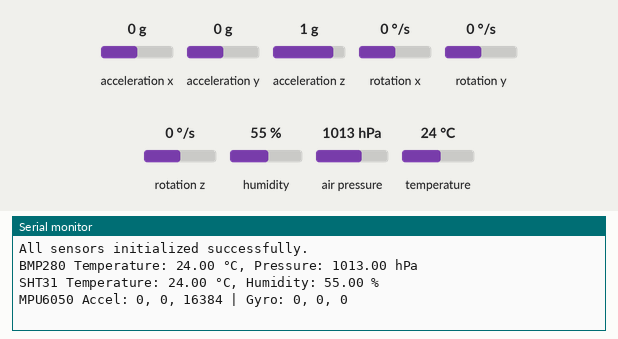
A sketch run on a simulated Arduino Uno, built with avr-gcc and run on an emulated ATmega328P. Parts: the last lines printed to the serial monitor. Inputs (shaded band) come from the test bench; at power-on: acceleration x 0 g, acceleration y 0 g, acceleration z 1 g, rotation x 0 °/s, rotation y 0 °/s, rotation z 0 °/s, humidity 55 %, air pressure 1013 hPa, temperature 24 °C.

Above: at 1.2 s.
1.3 s: acceleration x set to -1.4 g
At 2.5 s:
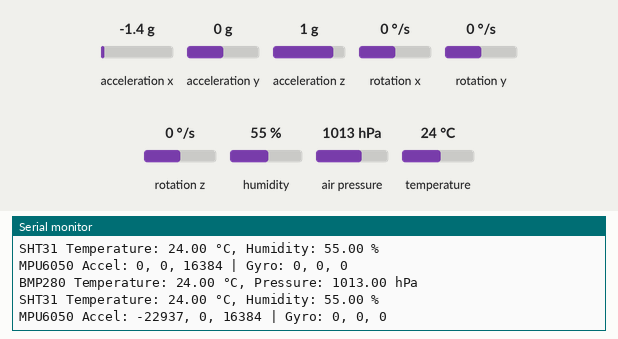
2.8 s: acceleration y set to -1.4 g
At 4.17 s:
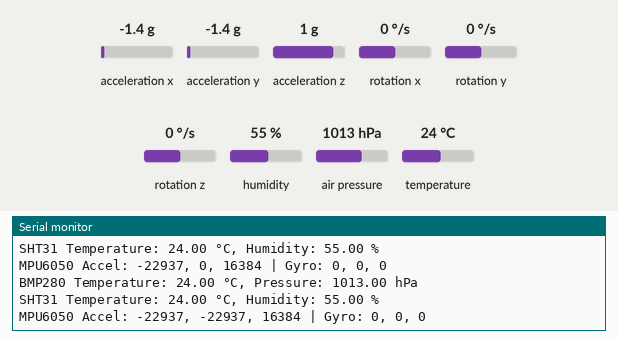
4.3 s: acceleration z set to -1.4 g
5.8 s: rotation x set to -192 °/s
At 6.8 s:
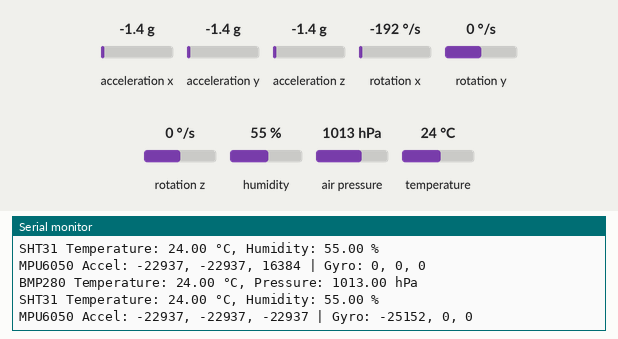
7.3 s: rotation y set to -192 °/s
At 9.0 s:
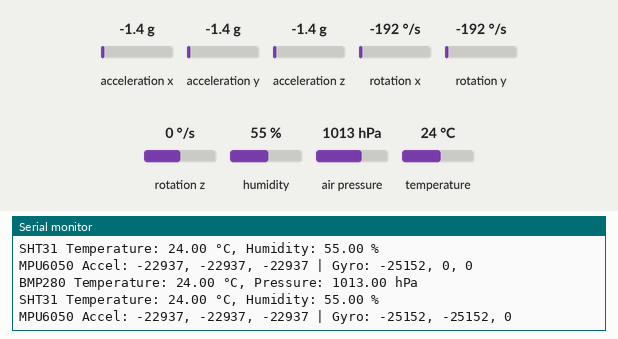

The sketch:

rover_sensors.ino
```cpp
// Rover_sensors.ino

#include <Wire.h>
#include <Adafruit_Sensor.h>
#include <Adafruit_BMP280.h>
#include <Adafruit_SHT31.h>
#include <MPU6050.h>

Adafruit_BMP280 bmp;
Adafruit_SHT31 sht31 = Adafruit_SHT31();
MPU6050 mpu;

void setup() {
    Serial.begin(115200);

    // Initialize BMP280
    if (!bmp.begin(0x76)) {
        Serial.println("Could not find a valid BMP280 sensor, check wiring!");
        while (1);
    }

    // Initialize SHT31
    if (!sht31.begin(0x44)) {
        Serial.println("Could not find a valid SHT31 sensor, check wiring!");
        while (1);
    }

    // Initialize MPU6050
    Wire.begin();
    mpu.initialize();
    if (!mpu.testConnection()) {
        Serial.println("MPU6050 connection failed!");
        while (1);
    }

    Serial.println("All sensors initialized successfully.");
}

void loop() {
    // Read BMP280 data
    float temperature = bmp.readTemperature();
    float pressure = bmp.readPressure() / 100.0F;  // Convert to hPa
    Serial.print("BMP280 Temperature: ");
    Serial.print(temperature);
    Serial.print(" °C, Pressure: ");
    Serial.print(pressure);
    Serial.println(" hPa");

    // Read SHT31 data
    float shtTemp = sht31.readTemperature();
    float humidity = sht31.readHumidity();
    Serial.print("SHT31 Temperature: ");
    Serial.print(shtTemp);
    Serial.print(" °C, Humidity: ");
    Serial.print(humidity);
    Serial.println(" %");

    // Read MPU6050 data
    int16_t ax, ay, az, gx, gy, gz;
    mpu.getMotion6(&ax, &ay, &az, &gx, &gy, &gz);
    Serial.print("MPU6050 Accel: ");
    Serial.print(ax);
    Serial.print(", ");
    Serial.print(ay);
    Serial.print(", ");
    Serial.print(az);
    Serial.print(" | Gyro: ");
    Serial.print(gx);
    Serial.print(", ");
    Serial.print(gy);
    Serial.print(", ");
    Serial.println(gz);

    delay(2000); // Wait 2 seconds before next reading
}
```

Measured:
- after the input at 1.3 s, the serial monitor: prints a new line after 0.80 s (image 1)
- after the input at 2.8 s, the serial monitor: prints a new line after 1.4 s (image 2)
- after the input at 5.8 s, the serial monitor: prints a new line after 0.40 s (image 3)
- after the input at 7.3 s, the serial monitor: prints a new line after 0.95 s (image 4)
